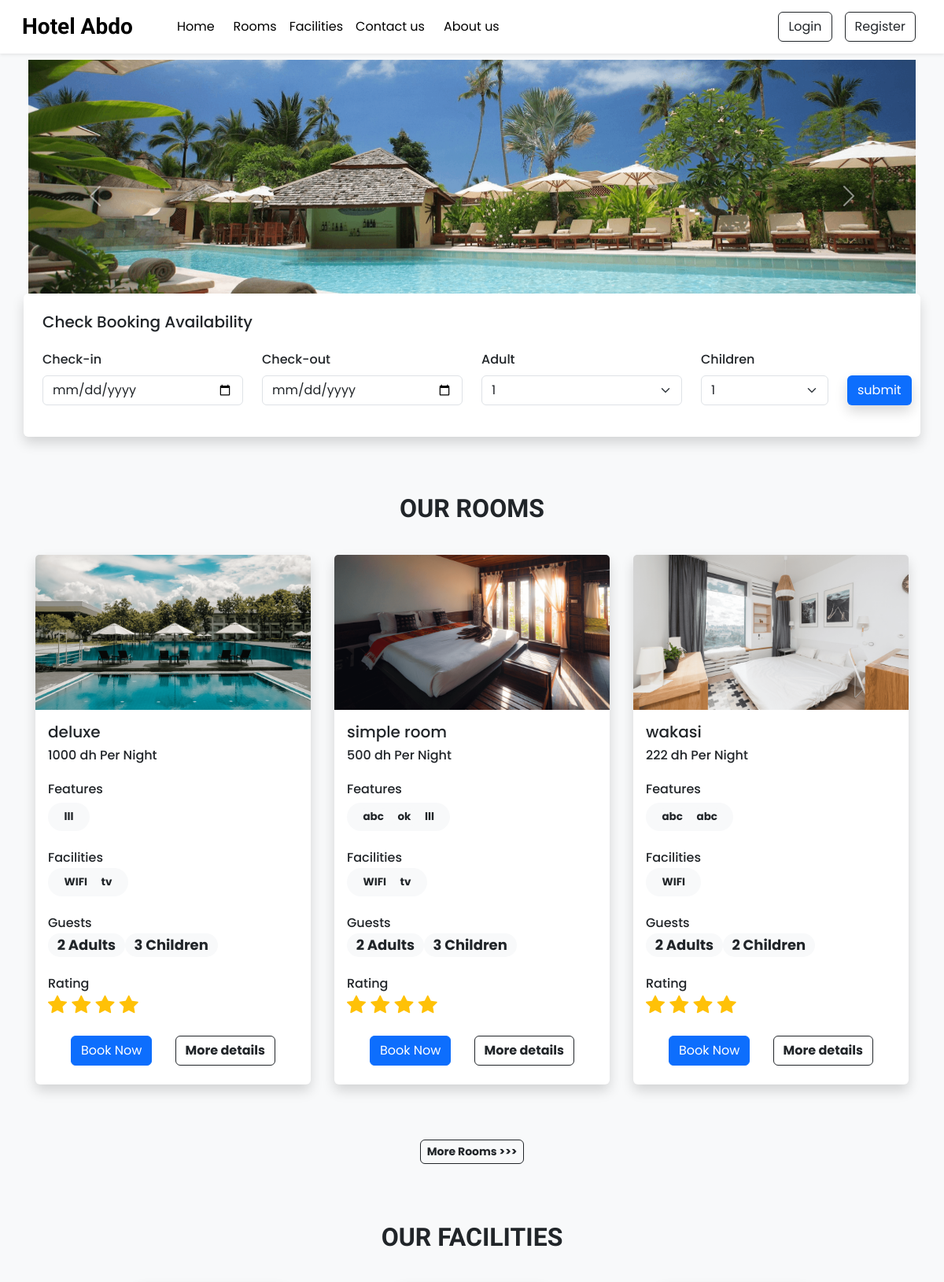
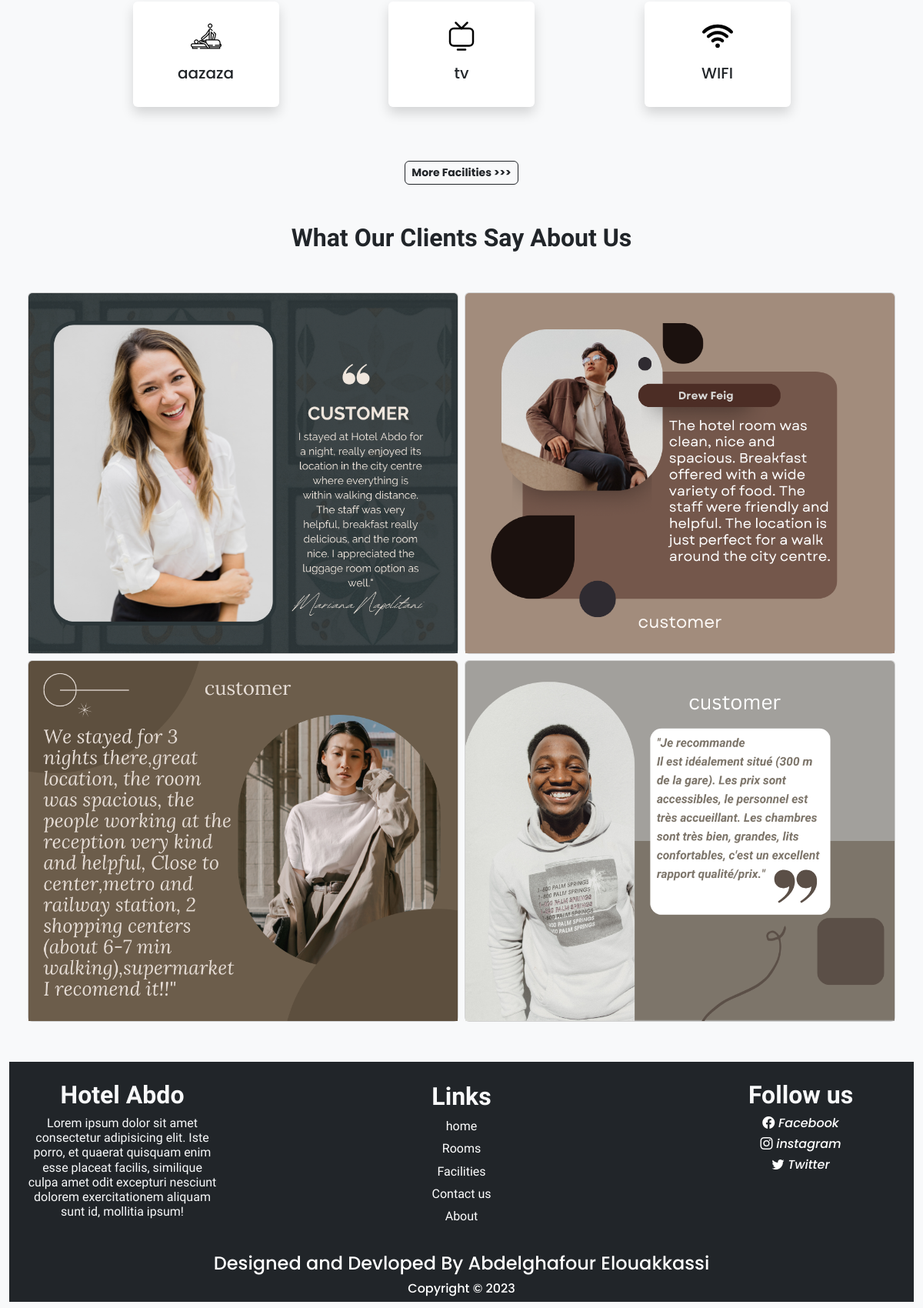
The page / on the database its author committed (2 pictures, top to bottom).
### tables this page shows
CREATE TABLE `rooms` (
  `id` int(11) NOT NULL,
  `name` varchar(150) NOT NULL,
  `area` int(11) NOT NULL,
  `price` int(11) NOT NULL,
  `quantity` int(11) NOT NULL,
  `adult` int(11) NOT NULL,
  `children` int(11) NOT NULL,
  `description` varchar(150) NOT NULL,
  `status` tinyint(4) NOT NULL DEFAULT 1,
  `removed` int(11) NOT NULL DEFAULT 0
);

CREATE TABLE `room_images` (
  `sr_no` int(11) NOT NULL,
  `room_id` int(11) NOT NULL,
  `image` varchar(150) NOT NULL,
  `thumb` tinyint(4) NOT NULL DEFAULT 0
);

CREATE TABLE `features` (
  `id` int(11) NOT NULL,
  `name` varchar(150) NOT NULL
);

CREATE TABLE `facilities` (
  `id` int(11) NOT NULL,
  `icon` varchar(150) NOT NULL,
  `name` varchar(150) NOT NULL,
  `description` varchar(150) NOT NULL
);

### Admin/inc/db_config.php (called while the page is built, shortened)
<?php
function select($sql,$values,$datatypes)
{
   $con=$GLOBALS['con'];
   if($stmt=mysqli_prepare($con,$sql)){
      mysqli_stmt_bind_param($stmt,$datatypes,...$values);
      if(mysqli_stmt_execute($stmt)){
         $res=mysqli_stmt_get_result($stmt);
         return $res;
      }
      else{
         mysqli_stmt_close($stmt);
         die("Query cannot be executed - Select");
      }
   }
   else
   {
      die("Query cannot be prepared - Select");
   }
}
?>

### index.php (the view, shortened to what this page needs)
<!DOCTYPE html>
<html lang="en">
<head>
    <?php require('inc/links.php') ?>
</head>
<body class="bg-light">
    <?php require('inc/header.php') ?>
    <div class="container-fluid px-lg-4 mt-2">
        <div id="carouselExampleControls" class="carousel slide" data-bs-ride="carousel">
        <div class="carousel-inner">
            <div class="carousel-item active">
            <img src="images/carousel/IMG_99736.png" class="d-block w-100" alt="...">
            </div>
        </div>
        <button class="carousel-control-prev" type="button" data-bs-target="#carouselExampleControls" data-bs-slide="prev">
            <span class="carousel-control-prev-icon" aria-hidden="true"></span>
        </button>
        <button class="carousel-control-next" type="button" data-bs-target="#carouselExampleControls" data-bs-slide="next">
            <span class="carousel-control-next-icon" aria-hidden="true"></span>
        </button>
        </div>
    </div>
     <div class="container availability-form">
         <div class="row">
            <div class="col-lg-12 bg-white shadow p-4 rounded ">
                <h5 class="mb-4">Check Booking Availability</h5>
                <form action='rooms.php'>
                    <div class="row align-items-end">
                        <div class="col-lg-3 mb-3">
                            <label class="form-label" style="font-weight:500 ;">Check-in</label>
                            <input type="date" class="form-control shadow-none" name="checkin" required>
                        </div>
                        <div class="col-lg-3 mb-3">
                            <label class="form-label" style="font-weight:500 ;">Check-out</label>
                            <input type="date" class="form-control shadow-none " name="checkout" required>
                        </div>
                        <div class="col-lg-3 mb-3">
                            <label class="form-label" style="font-weight:500 ;"required>Adult</label>
                            <select class="form-select shadow-none" name="adult">
                                <?php
                                $guests_q=mysqli_query($con,"SELECT MAX(adult) AS `max_adult`, MAX(children) AS `max_children`
                                FROM `rooms` WHERE `status`='1' AND `removed`='0'");
                                $guests_res=mysqli_fetch_assoc($guests_q);
                                for($i=1;$i<=$guests_res['max_adult'];$i++){
                                    echo"<option value='$i'>$i</option>";
                                }
                                ?>
                            </select>
                        </div>
                        <div class="col-lg-2 mb-3">
                            <label class="form-label" style="font-weight:500 ;">Children</label>
                            <select class="form-select shadow-none" name="children">
                                <?php
                                for($i=1;$i<=$guests_res['max_children'];$i++){
                                    echo"<option value='$i'>$i</option>";
                                }
                                ?>
                            </select>
                        </div>
                        <div class="col-lg-1 mb-lg-3 mt-2">
                            <button type="submit" class="btn text-white shadow custom-bg bg-primary ">submit</button>
                        </div>
                    </div>
                </form>
            </div>
         </div>
     </div>
    <h2 class="mt-5 pt-4 mb-4 text-center fw-bold h-font">OUR ROOMS<h2>
    <div class="container">
        <div class="row">
                    <?php
                            $room_res=select("SELECT * FROM `rooms` WHERE `status`=? AND `removed`=?  ORDER BY `id` DESC LIMIT 3",[1,0],'ii');
                            while($room_data=mysqli_fetch_assoc($room_res)){
                            $feat_q=mysqli_query($con, "SELECT f.name FROM `features` f INNER JOIN `room_features` rfea ON f.id = rfea.features_id
                            WHERE rfea.room_id= '$room_data[id]' " );
                            $features_data= "";
                            while($feat_row=mysqli_fetch_assoc($feat_q)){
                                $features_data.="<span class='badge rounded-pill text-dark bg-light text-wrap'>
                                $feat_row[name]
                                </span>";
                            }
                            $faci_q=mysqli_query($con, "SELECT f.name FROM `facilities` f INNER JOIN `room_facilities` rfac ON f.id = rfac.facilities_id
                            WHERE rfac.room_id= '$room_data[id]' " );
                           $facilities_data= "";
                            while($faci_row=mysqli_fetch_assoc($faci_q)){
                            $facilities_data.="<span class='badge rounded-pill text-dark bg-light text-wrap'>
                            $faci_row[name]
                            </span>";
                        }
                            $room_thumb=ROOMS_IMG_PATH."thumbnail.jpg";
                            $thumb_q=mysqli_query($con,"SELECT * FROM `room_images`
                            WHERE `room_id`='$room_data[id]' AND `thumb`='1'");
                            if(mysqli_num_rows($thumb_q)>0){
                                $thumb_res=mysqli_fetch_assoc($thumb_q);
                                $room_thumb=ROOMS_IMG_PATH.$thumb_res['image'];
                            }
                        $book_btn="";
                        if(!$settings_r['shutdown']){
                            $login=0;
                            $book_btn="<button onclick='checkLoginToBook($login,$room_data[id])' class='btn btn-md btn-primary'>Book Now</button>";
                        }
                          echo<<<data
                            <div class="col-lg-4 col-md-6 my-3 fs-4">
                                 <div class="card border-0 shadow" style="max-width: 350px; margin:auto;">
                                    <img src="$room_thumb" class="card-img-top">
                                    <div class="card-body">
                                        <h5>$room_data[name]</h5>
                                        <h6 class="mb-4">$room_data[price] dh Per Night</h6>
                                        <div class="features mb-4">
                                            <h6 class="mb-2">Features</h6>
                                            <div class="d-flex flex-row justify-content-between flex-wrap row-lg-6">
                                            <span class="badge rounded-pill bg-light text-dark">
                                            $features_data
                                            </span>
                                            </div>
                                        </div>
                                        <div class="facilities mb-4">
                                        <h6 class="mb-1">Facilities</h6>
                                            <div class="d-flex flex-row justify-content-between row-lg-6 flex-wrap">
                                            <span class="badge rounded-pill bg-light text-dark">
                                            $facilities_data
                                            </span>
                                            </div>
                                        </div>
                                        <div class="Guests mb-4">
                                            <h6 class="mb-1">Guests</h6>
                                                <div class="d-flex flex-row flex-wrap">
                                                <span class="badge rounded-pill bg-light text-dark">
                                                $room_data[adult] Adults
                                                </span>
                                                <span class="badge rounded-pill bg-light text-dark">
                                                $room_data[children] Children
                                                </span>
                                                </div>
                                        </div>
                                        <div class="rating mb-4">
                                            <h6 class="mb-1">Rating</h6>
                                            <i class="bi bi-star-fill text-warning"></i>
                                            <i class="bi bi-star-fill text-warning"></i>
                                            <i class="bi bi-star-fill text-warning"></i>
                                            <i class="bi bi-star-fill text-warning"></i>
                                        </div>
                                        <div class="d-flex justify-content-evenly mb-2">
                                        $book_btn
                                        <a href="rooms_details.php?id=$room_data[id]" class="btn btn-md  btn-outline-dark rounded fw-bold shadow-none">More details</a>
                                        </div>
                                    </div>
                                </div>
                            </div>
                            data;
                            }
                            ?>
            <div class="col-lg-12 text-center mt-5">
              <a href="rooms.php" class="btn btn-sm btn-outline-dark rounded fw-bold shadow-none">More Rooms >>></a>
            </div>
        </div>
    </div>
    <h2 class="mt-5 pt-4 mb-4 text-center fw-bold h-font">OUR FACILITIES<h2>
        <div class="container">
            <div class="row justify-content-evenly">
            <?php
                $res=mysqli_query($con,"SELECT * FROM `facilities` ORDER BY `id` DESC LIMIT 5");
                $path=FACILITIES_IMG_PATH;
                while($row=mysqli_fetch_assoc($res)){
                    echo <<<data
                    <div class="col-lg-2 col-md-2 text-center bg-white rounded shadow py-4 my-3">
                        <img src="$path$row[icon]" width="40px">
                        <h5 class="mt-3">$row[name]</h5>
                    </div>
                    data ;
                    }
                ?>
        <div class="col-lg-12 text-center mt-5">
              <a href="facilities.php" class="btn btn-sm btn-outline-dark rounded fw-bold shadow-none">More Facilities >>></a>
        </div>
        </div>
        </div>
    <h2 class="my-5 text-center fw-bold h-font">What Our Clients Say About Us<h2>
    <div class="container-fluid d-flex flex-wrap justify-content-center mb-5">
        <div class="card col-lg-2 m-1" style="width: 35rem; ">
            <img src="images/testmonials/1.png" class="card-img-top">
        </div>
        <div class="card col-lg-2 m-1" style="width: 35rem;">
            <img src="images/testmonials/2.png" class="card-img-top">
        </div>
        <div class="card col-lg-2 m-1" style="width: 35rem;">
            <img src="images/testmonials/3.png" class="card-img-top">
        </div>
        <div class="card col-lg-2 m-1" style="width: 35rem;">
            <img src="images/testmonials/4.png" class="card-img-top">
        </div>
    </div>
    <?php require('inc/footer.php') ?>
</body>
</html>

### rows shown on the page
rooms: room_images.image (picture), name "deluxe", price "1000", adult "2", children "3"
features: name "lll"
facilities: name "WIFI", icon (picture)
facilities: name "tv", icon (picture)
rooms: room_images.image (picture), name "simple room", price "500", adult "2", children "3"
features: name "abc"
features: name "ok"
rooms: room_images.image (picture), name "wakasi", price "222", adult "2", children "2"
features: name "abc"
facilities: icon (picture), name "aazaza"

### other values the page prints
form field adult "1"
form field children "1"
